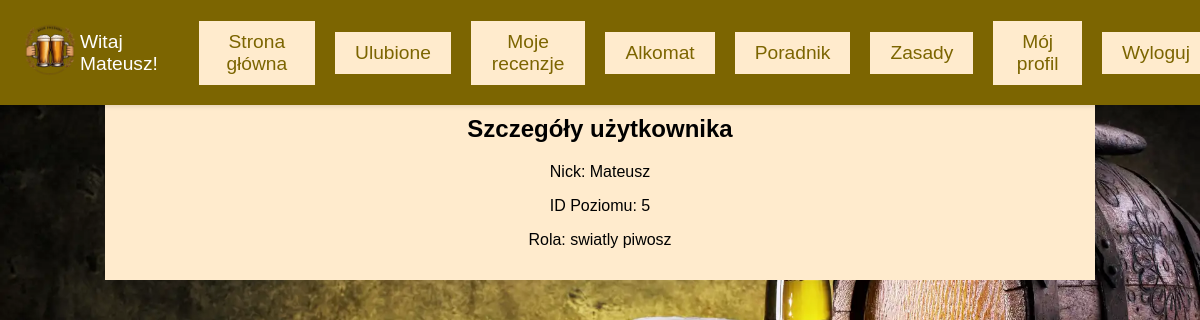
The page /userDetails.php?id=12 (signed in) on the database its author committed.
### tables this page shows
CREATE TABLE `uzytkownicy` (
  `id` int(10) UNSIGNED NOT NULL,
  `login` varchar(50) NOT NULL,
  `haslo` varchar(50) NOT NULL,
  `email` varchar(50) NOT NULL,
  `idPoziomu` int(10) UNSIGNED NOT NULL,
  `liczbaRecenzji` int(50) NOT NULL
);

CREATE TABLE `poziom` (
  `id` int(10) UNSIGNED NOT NULL,
  `rola` varchar(50) NOT NULL
);

### userDetails.php (the view, shortened to what this page needs)
<?php
require("menu.php");
$id = $_GET['id'];
$sql = "SELECT u.login, u.idPoziomu, p.rola
        FROM uzytkownicy u
        JOIN poziom p ON u.idPoziomu = p.id
        WHERE u.id = ?";
$stmt = $conn->prepare($sql);
$stmt->bind_param("i", $id);
$stmt->execute();
$result = $stmt->get_result();
if ($result->num_rows > 0) {
    $user = $result->fetch_assoc();
} else {
    echo "Użytkownik nie znaleziony.";
    exit;
}
?>
<!DOCTYPE html>
<html>
<head>
    <link rel="stylesheet" href="piwo.css">
</head>
<body>
    <section>
    <h1>Szczegóły użytkownika</h1>
    <p>Nick: <?= htmlspecialchars($user['login']) ?></p>
    <p>ID Poziomu: <?= htmlspecialchars($user['idPoziomu']) ?></p>
    <p>Rola: <?= htmlspecialchars($user['rola']) ?></p>
</section>
</body>
</html>

### piwo.css (style rules this page uses)
body { background-image: url('background.jpg'); background-size: cover; background-repeat: no-repeat; margin: 0; padding-top: 80px; }
section { background-color: blanchedalmond; font-family: Arial, Helvetica, sans-serif; align-items: center; justify-content: center; text-align: center; padding: 15px; margin-left: auto; margin-right: auto; width: 80%; }

### rows shown on the page
uzytkownicy: login "Mateusz", idPoziomu "5", idPoziomu.rola "swiatly piwosz"

### other values the page prints
$_SESSION["login"] "Mateusz"
